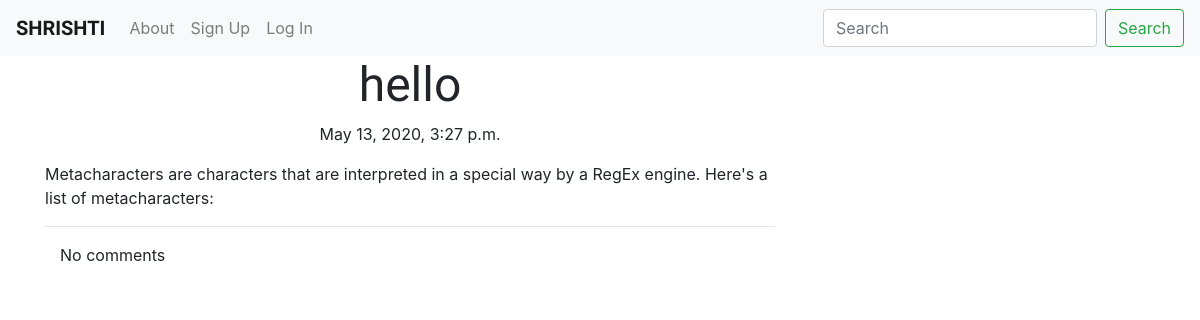
The app's page /post/1/ with its own data.
### Blog/models.py (models this page shows, shortened)
class Post(models.Model):
    author=models.ForeignKey('auth.User', on_delete=models.CASCADE)
    title=models.CharField(max_length=200)
    text=models.TextField()
    create_date=models.DateTimeField(default=timezone.now) #publish date and time
    published_date=models.DateTimeField(blank=True,null=True)
    def publish(self):
        self.published_date=timezone.now()
        self.save()

### Blog/views.py (the view)
# urls.py: re_path(r'^post/(?P<pk>\d+)/$',views.PostDetailView.as_view(),name='post_detail'),
class PostDetailView(DetailView):
    model=Post
    template_name='post_detail.html'

### Blog/templates/blog/post_detail.html (shortened to what this page needs)
{%extends "blog/base.html"%}
{%block content%}
<h1 class="posttitile loader">{{post.title}}</h1>
{%if post.published_date %}
<div class="date postdate">
  {{post.published_date}}
</div>
{%else%}
<a class="btn btn-primary" href="{%url 'post_publish' pk=post.pk%}">Publish</a>
{%endif%}
<p class="postcontent">{{post.text|safe|linebreaksbr}}</p>
<hr>
<div class="container">
  {%for comment in post.comments.all%}
  <br>
  {%if user.is_authenticated or comment.approved_comment%}
    {{comment.created_date}}
    {%if not comment.approved_comment%}
    <a class ="btn btn-primary"href="{%url 'comment_approve' pk=comment.pk%} ">
      <span class="glyphicon glyphicon-remove"></span>
    </a>
    <a class ="btn btn-primary"href="{%url 'comment_remove' pk=comment.pk%} ">
      <span class="glyphicon glyphicon-ok"></span>
    </a>
    {%endif%}
    <p>{{comment.text|safe|linebreaksbr}}</p>
    <p>Posted By:{{comment.author}}</p>
  {%endif%}
  {%empty%}
  <p>No comments</p>
{%endfor%}
</div>
{%endblock%}

### Blog/static/css/blog.css (style rules this page uses)
.postdate { text-align: center; }
.posttitile { font-family: 'Libre Franklin', sans-serif; font-weight: 400; font-size: 3em; text-align: center; }
.postcontent { font-family: 'Libre Franklin', sans-serif; font-size: 1.5em; }
.loader { filter:hue-rotate(0deg); color:linear-gradient(45deg,#0f8,#08f); animation:hue 10000ms infinite linear; }

### records on screen
Post: title "hello", published_date "May 13, 2020, 3:27 p.m.", text "Metacharacters are characters that are interpreted in a special way by a RegEx engine. Here's a list of metacharacters:"
